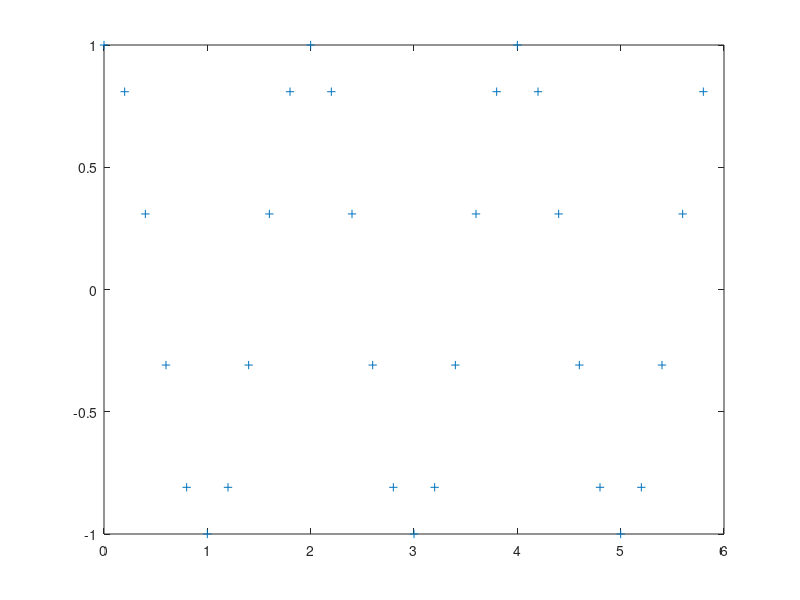
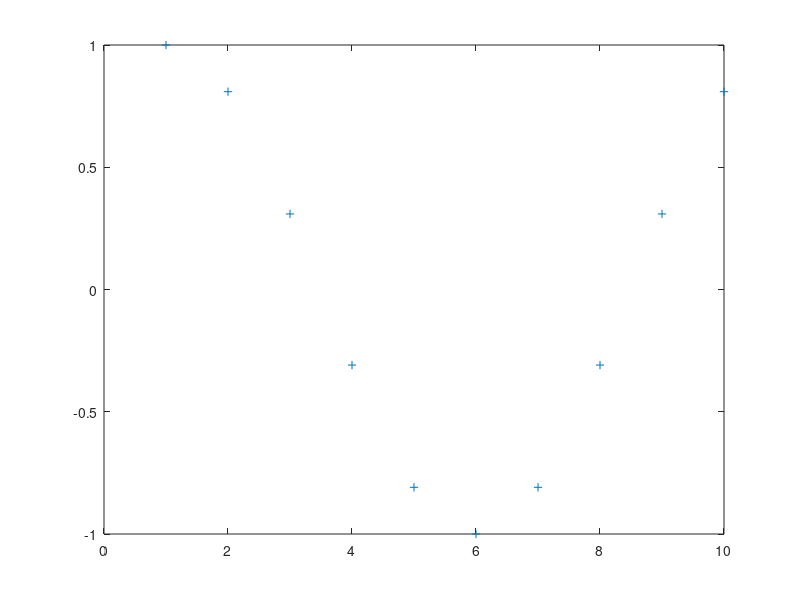

These figures' MATLAB source, in order: (Note: this script raises an error after producing the figures.)
close all; clear all; clc;

fs=5;
tk=[0:29]*1/fs;
T=2;
x=cos(2*pi*tk/T);
figure(1)
plot(tk,x,'+')   % 2 Hz,  5 samples per Period


y=x(1:10);
figure(2)
plot(y,'+')   % 2 Hz,  5 samples per Period


%%
clc;
FFTSpectrum(x(1:10), 1/fs, 500, 3)  % only one Periode


%%

N1 = 64;
N2 = 128;
N3 = 256;

X1 = abs(fft(x,N1));   F1 = [0:N1-1]/N1;
X2 = abs(fft(x,N2));   F2 = [0:N2-1]/N2;
X3 = abs(fft(x,N3));   F3 = [0:N3-1]/N3;


figure(4)
subplot(3,1,1)
plot(F1,X1,'-x'),title('N=64'),axis([0 1 0 20])

subplot(3,1,2)
plot(F2,X2,'-x'),title('N=128'),axis([0 1 0 20])

subplot(3,1,3)
plot(F3,X3,'-x'),title('N=256'),axis([0 1 0 20])